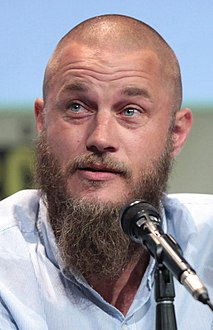
#> input picture Model/4.jpg, 213 x 330 px
$ jupyter execute --allow-errors 'Model Building.ipynb'   (shell and % lines are left out)
#> lines starting #> are read from the running program, lines starting #| are printed output that depends on the picture; after the words box and inside, x2 and y2 are one past the last pixel; in counts of white or black regions, pixels touching at a corner belong together
[cell 1]
import numpy as np
import pandas as pd
import matplotlib.pyplot as plt
import cv2
from sklearn.linear_model import LogisticRegression
from sklearn.svm import SVC
from sklearn.ensemble import GradientBoostingClassifier ,BaggingClassifier
from sklearn.preprocessing import StandardScaler
from sklearn.model_selection import train_test_split , GridSearchCV
from sklearn.pipeline import Pipeline , make_pipeline
from sklearn.metrics import classification_report

[cell 2]
#reading img
pic = cv2.imread("4.jpg")
#> pic is the input picture: shape (330, 213, 3); mean B, G, R 147.4, 142.3, 152.3
pic.shape
#> Out = (330, 213, 3)

[cell 3]
#showing img
# note : img is in BGR mode
plt.imshow(pic)

[cell 4]
#converting colored img to grayscale
gray = cv2.cvtColor(pic, cv2.COLOR_BGR2GRAY)
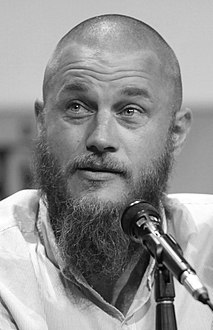
#> gray: shape (330, 213); min 0, max 255, mean 145.9
gray.shape
#> Out = (330, 213)

[cell 5]
plt.imshow(gray,cmap='gray')

[cell 6]
#instantiate Haar Cascade for face and eye detection
face_cascade = cv2.CascadeClassifier('./haar/haarcascade_frontalface_default.xml')
eye_cascade = cv2.CascadeClassifier('./haar/haarcascade_eye.xml')

faces = face_cascade.detectMultiScale(gray, 1.3, 5)
#> faces = [[20, 45, 166, 166]]
faces
#> Out = [[20, 45, 166, 166]]

[cell 7]
(x,y,w,h) = faces[0]
#> x = 20; y = 45; w = 166; h = 166
x,y,w,h
#> Out = (20, 45, 166, 166)

[cell 8]
#drwaing rectangle around face
face_img = cv2.rectangle(pic,(x,y),(x+w,y+h),(255,0,0),2)
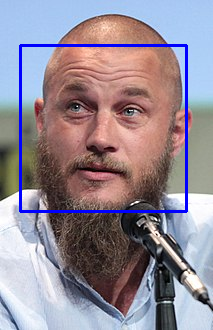
#> face_img: shape (330, 213, 3); mean B, G, R 150.4, 138.1, 148
plt.imshow(face_img);

[cell 9]
cv2.destroyAllWindows()
#drawing boundries around detected eyes and faces
for (x,y,w,h) in faces:
    face_img = cv2.rectangle(pic,(x,y),(x+w,y+h),(255,0,0),2)
    roi_gray = gray[y:y+h, x:x+w]
    roi_color = face_img[y:y+h, x:x+w]
    eyes = eye_cascade.detectMultiScale(roi_gray)
    for (ex,ey,ew,eh) in eyes:
        cv2.rectangle(roi_color,(ex,ey),(ex+ew,ey+eh),(0,255,0),2)
#> this loop made 1 pass
#> (x, y, w, h, eyes) on pass 1: (20, 45, 166, 166, [[36, 43, 38, 38], [83, 42, 46, 46]])
#> pass 1, `roi_color = face_img[y:y+h, x:x+w]`:
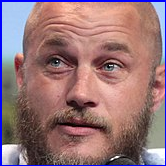
#> roi_color: shape (166, 166, 3); mean B, G, R 119.7, 116.3, 150.4
#> after the loop:
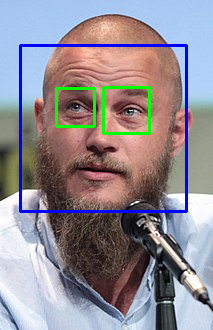
#> pic: shape (330, 213, 3); 1.42% of pixels changed, all inside (x1, y1, x2, y2) = (55, 86, 151, 135)
#> after the loop:
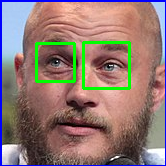
#> roi_color: shape (166, 166, 3); 3.63% of pixels changed, all inside (x1, y1, x2, y2) = (35, 41, 131, 90)
plt.figure()
plt.imshow(face_img, cmap='gray')
plt.show()

[cell 10]
plt.imshow(roi_color,cmap='gray')

[cell 11]
from skimage import io
#this function returns detected faces if and only if 2 eyes or more are detected
def get_cropped_image_if_2_eyes(image_path):
#> called with image_path = './test/4.jpg'
    img = io.imread(image_path)
    if len(img.shape)==3:
        gray = cv2.cvtColor(img, cv2.COLOR_BGR2GRAY)
        faces = face_cascade.detectMultiScale(gray, 1.3, 5)
#> faces = [[23, 48, 159, 159]]
        for (x,y,w,h) in faces:
            roi_gray = gray[y:y+h, x:x+w]
            roi_color = img[y:y+h, x:x+w]
            eyes = eye_cascade.detectMultiScale(roi_gray)
            if len(eyes) >= 2:
                return roi_color
#> this loop made 1 pass
#> (x, y, w, h, eyes) on pass 1: (23, 48, 159, 159, [[78, 37, 51, 51], [32, 39, 42, 42]])
#> pass 1, in get_cropped_image_if_2_eyes, `roi_gray = gray[y:y+h, x:x+w]`:
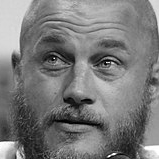
#> roi_gray: shape (159, 159); min 0, max 255, mean 121.8
#> pass 1, in get_cropped_image_if_2_eyes, `roi_color = img[y:y+h, x:x+w]`:
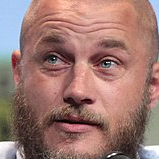
#> roi_color: shape (159, 159, 3); mean R, G, B 156.4, 119.5, 113.1

[cell 12]
trail = get_cropped_image_if_2_eyes("./test/4.jpg")
plt.imshow(trail)

[cell 13]
cropped_img = np.array(roi_color)
cropped_img.shape
#> Out = (166, 166, 3)

[cell 14]
import numpy as np
import pywt
import cv2
# this function preforms wavelet transformation on images for feature extraction
def w2d(img, mode='haar', level=1):
#> called with mode = 'db1', level = 5
    imArray = img
    #Datatype conversions
    #convert to grayscale
    imArray = cv2.cvtColor( imArray,cv2.COLOR_RGB2GRAY )
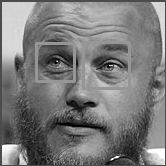
#> imArray: shape (166, 166); min 0, max 255, mean 122
    #convert to float
    imArray =  np.float32(imArray)
    imArray /= 255;
    # compute coefficients
    coeffs=pywt.wavedec2(imArray, mode, level=level)
#> coeffs = 6 items

    #Process Coefficients
    coeffs_H=list(coeffs)
#> coeffs_H = 6 items
    coeffs_H[0] *= 0;

    # reconstruction
    imArray_H=pywt.waverec2(coeffs_H, mode);
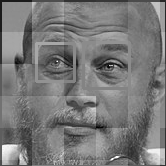
#> imArray_H: shape (166, 166) float32; min -0.56, max 0.623, mean 0.00133; drawn with min black and max white
    imArray_H *= 255;
    imArray_H =  np.uint8(imArray_H)
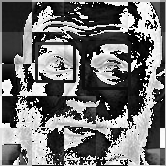
#> imArray_H: shape (166, 166); min 0, max 255, mean 112.8

    return imArray_H

[cell 15]
im_har = w2d(cropped_img,'db1',5)
plt.imshow(im_har, cmap='gray')

[cell 16]
path_to_data = 'Img_data/'
path_to_cropped = 'Img_data/cropped/'

[cell 17]
import os
img_dirs=[]
#scanning scrapped images directories
#> (the rest of this cell did not finish here and is left out)

[cell 18]
img_dirs

[cell 19]
import shutil
#remove cropped file if exists and creates new one
if os.path.exists(path_to_cropped):
     shutil.rmtree(path_to_cropped)
os.mkdir(path_to_cropped)

cropped_image_dirs = []
celebrity_file_names_dict = {}

for img_dir in img_dirs:
    count = 1
    celebrity_name = img_dir.split('/')[-1]
    print(celebrity_name)
    celebrity_file_names_dict[celebrity_name] = []
    for entry in os.scandir(img_dir):
        if ('.jpg') in entry.name:
            try:
                roi_color = get_cropped_image_if_2_eyes(entry.path)
                if roi_color is not None:
                    cropped_folder = path_to_cropped + celebrity_name
                    if not os.path.exists(cropped_folder):
                        os.makedirs(cropped_folder)
                        cropped_image_dirs.append(cropped_folder)
                        print("Generating cropped images in folder: ",cropped_folder)
                    cropped_file_name = celebrity_name + str(count) + ".jpg"
                    cropped_file_path = cropped_folder + "/" + cropped_file_name
                    cv2.imwrite(cropped_file_path, roi_color)
                    celebrity_file_names_dict[celebrity_name].append(cropped_file_path)
                    count += 1
            except (IOError, SyntaxError) as e:
                print('Bad file:', entry.name)

[cell 20]
#creating class dictionary for new cropped images
celebrity_file_name_dict = {}
for img_dir in cropped_image_dirs:
    celebirty_name = img_dir.split('/')[-1]
    file_list =[]
    for entry in os.scandir(img_dir):
        file_list.append(entry.path)
        celebrity_file_name_dict[celebirty_name]=file_list
celebrity_file_name_dict

[cell 21]
class_dict = {}
count=0
#creatingdictionary for output classes
for celebirty_name in celebrity_file_name_dict.keys():
    class_dict[celebirty_name]=count
    count+=1
class_dict

[cell 22]
X,y = [], []
for celebirty_name , training_samples in celebrity_file_name_dict.items():
    for training_sample in training_samples:
        img = cv2.imread(training_sample)
        resized_sample = cv2.resize(img,(32,32))
        transformed_img = w2d(img)
        transformed_img_rescaled = cv2.resize(transformed_img,(32,32))
        #stacking both the original image and the wavelet transformed image in top of each other
        combined_img = np.vstack((resized_sample.reshape(32*32*3,1),transformed_img_rescaled.reshape(32*32,1)))
        X.append(combined_img)
        y.append(class_dict[celebirty_name])

#> (a cell that did not finish here is left out)

[cell 24]
#reshaping images
X = np.array(X).reshape(len(X),4096).astype(float)
X.shape

#> (a cell that did not finish here is left out)

[cell 26]
pipe = Pipeline([("StandardScaler" , StandardScaler()),("LogisticRegression",LogisticRegression(random_state=0))])
#> (the rest of this cell did not finish here and is left out)

#> (a cell that did not finish here is left out)

#> (a cell that did not finish here is left out)

[cell 29]
#selecting hyperparameters to tune using gridsearchcv
model_params = {
    'svm': {
        'model': SVC(gamma='auto',probability=True),
        'params' : {
            'svc__C': [1,10,100,1000],
            'svc__kernel': ['rbf','linear']
        }
    },
    'logistic_regression' : {
        'model': LogisticRegression(solver='liblinear',multi_class='auto'),
        'params': {
            'logisticregression__C': [1,5,10]
        }
    }
}

[cell 30]
scores = []
best_estimators = {}

#> (the rest of this cell did not finish here and is left out)

[cell 31]
for estimator in best_estimators:
    print(estimator + " " +str(best_estimators[estimator].score(X_test,y_test)))
#best_estimators['logistic_regression'].score(X_test,y_test)
